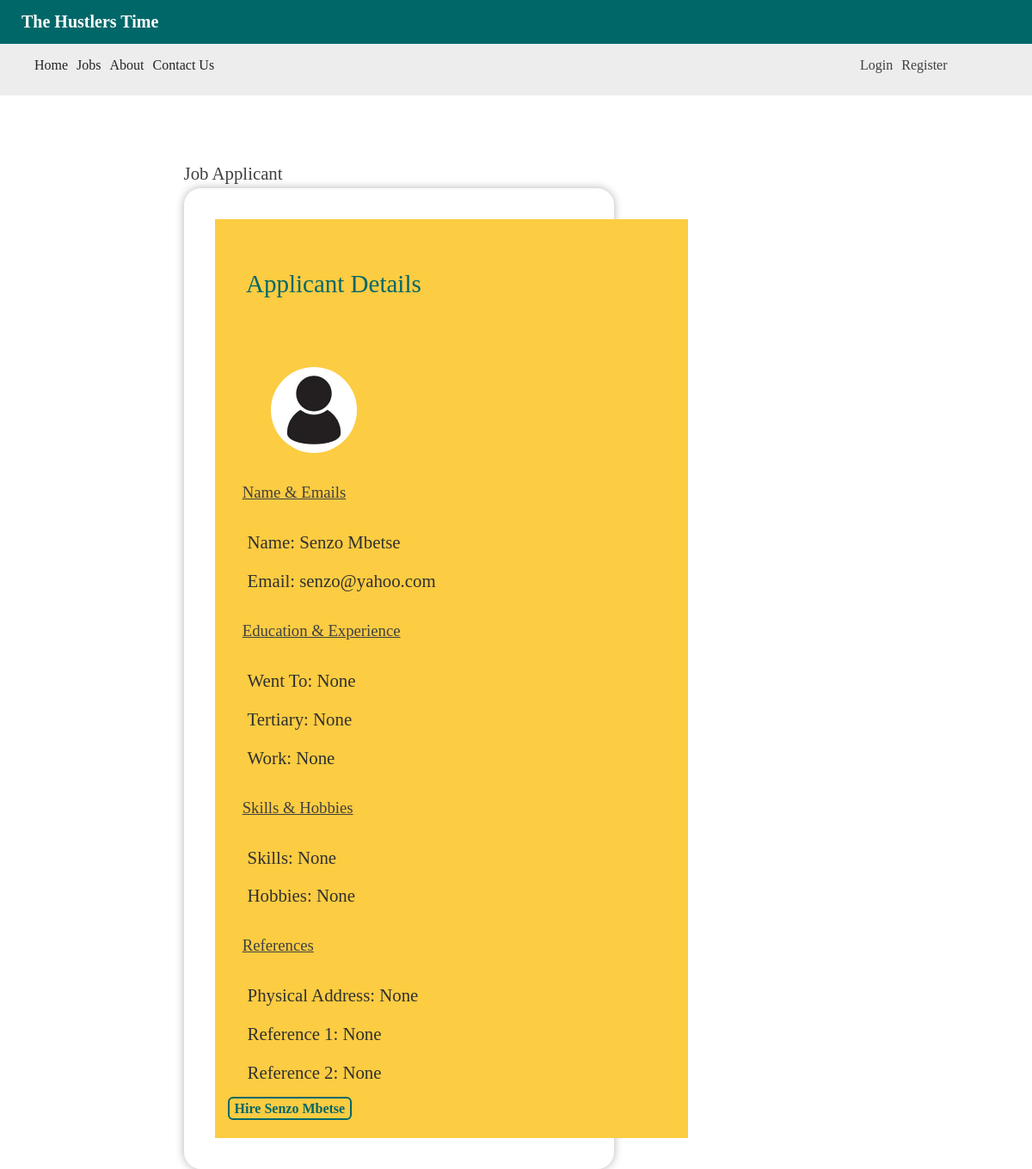
/view_applicant?id=2, run on the app's committed database.
### models.py (models this page shows, shortened)
class user(Base,UserMixin):
    __tablename__ = 'user'
    id = Column(Integer,primary_key=True)
    name = Column(String(20))
    image = Column(String(30), nullable=True)
    email = Column(String(120),unique=True)
    password = Column(String(120), unique=True)
    confirm_password = Column(String(120), unique=True)
    role = Column(String(120))
    __mapper_args__={
        "polymorphic_identity":'user',
        'polymorphic_on':role
    }

class job_user(user):
    __tablename__ = 'job_user'
    id = Column(Integer, ForeignKey('user.id'), primary_key=True)
    school = Column(String(120))
    tertiary = Column(String(30))
    contacts = Column(String(20))
    experience = Column(String(500))
    skills = Column(String(500))
    hobbies = Column(String(120))
    address = Column(String(120))
    reference_1 = Column(String(120))
    reference_2 = Column(String(120))
    jobs_applied_for = relationship("Applications", backref='Applications.job_title', lazy=True)
    __mapper_args__={
            "polymorphic_identity":'job_user'
        }

### app.py (the view)
@app.route("/view_applicant")
def view_applicant():
    if request.method == 'GET':
        id = request.args['id']
        job_usr = db.query(job_user).get(id)
    return render_template("view_applicant.html", job_usr = job_usr)

### templates/view_applicant.html (shortened to what this page needs)
{% extends "base.html" %}
{% block content %}
<div class="flash-messages" class="btns">
</div>
<div class="tags">
 <p class="paras-subtopics">Job Applicant</p>
 <div class="account_container">
    <div class="card">
          <div style="background-color:#fccc42;width:550px;padding-left:15px" class="form-group">
              <h2 style="font-size:29px" class="card-title text-center">Applicant Details</h2>
              <div style="margin-left:50px"   class="img-cont">
                  {% if not job_usr.image == None %}
                        <img class="prf-image" src="static/images/{{job_usr.image}}"/>
                  {% else %}
                        <img class="prf-image" src="static/images/default.jpg"/>
                  {% endif %}
             </div>
             <div class="form-group">
                 <h3><u>Name & Emails </u></h3>
               <p class="view_applicant_p" ><span style="font-wight:bold;" > Name: </span>{{job_usr.name}}</p>
              <p class="view_applicant_p"><span style="font-wight:bold;" > Email: </span>{{job_usr.email}}</p>
            </div>
              <div class="form-group">
                  <h3 style="display:block;width:260px;"> <u>Education & Experience</u></h3>
                  <p class="view_applicant_p" ><span style="font-wight:bold;" >Went To: </span>{{job_usr .school}}</p>
                  <p class="view_applicant_p" ><span style="font-wight:bold;" >Tertiary: </span>{{job_usr .tertiary}}</p>
                  <p class="view_applicant_p" ><span style="font-wight:bold;" >Work: </span>{{job_usr .experience}}</p>
            </div>
              <div class="form-group">
                 <h3><u>Skills & Hobbies </u> </h3>
                  <p class="view_applicant_p" ><span style="font-wight:bold;" >Skills: </span>{{job_usr .skills}}</p>
                  <p class="view_applicant_p" ><span style="font-wight:bold;" >Hobbies: </span>{{job_usr .hobbies}}</p>
            </div>
            <div style="padding-bottom:25px;" class="form-group">
                <h3><u> References </u></h3>
                <p class="view_applicant_p" ><span style="font-wight:bold;" >Physical Address: </span>{{job_usr .address}}</p>
                <p class="view_applicant_p" ><span style="font-wight:bold;" >Reference 1: </span>{{job_usr .reference_1}}</p>
                <p class="view_applicant_p" ><span style="font-wight:bold;" >Reference 2: </span>{{job_usr .reference_2}}</p>
<div style="dispaly:block">
                                 <a class="btns" href="/view_applicant?id={{job_usr.id}}">Hire {{job_usr.name}}</a>
                        </div>
            </div>
          </div>
      </div>
   </div>
 </div>
 </div>
{% endblock %}

### static/css/styles.css (style rules this page uses)
html { box-sizing:border-box }
*,*:before,*:after { box-sizing:inherit }
html { -ms-text-size-adjust:100%;-webkit-text-size-adjust:100% }
p { font-weight:300; color:#303030; }
h1,h2,h3 { color:#303030 ; }
body { margin:0; font-family:Montserrat !important; }
.view_applicant_p { padding-left:23px; }
a { text-decoration:none; color:#404040; }
.btns { //outline:none; background:none; margin: 30px 0; //background-color:#006769; border: 2px solid #006769; color:#006769; font-weight:bold; border-radius:6px; padding:3px 6px; text-decoration:none; }
.flash-messages { height:40px; padding:10px; }
.paras-subtopics { margin: 5px 4%; font-size:18px; color:#404040; }
.tags h1,h2,h3 { margin: 35px 4%; color:#404040; line-height:1x; }
.account_container { width:70%; //min-width:450px; margin-left:4%; }
.form-group { width:80%; white-space:no-nowrap; }
* { font-family:Montserrat; font-weight:400; }
.img-cont { //display:flex; width:100px; height:100px; border-radius:50%; overflow:hidden; content-justify:center; margin:15% 15% auto auto; }
.tags { margin:150px auto 0px auto ; width:70%; //background-color:#eee; }
.prf-image { width:100%; height:100%; //margin:10px 0px auto auto; object-fit:cover; //border-radius:50%; }
h2 { padding-top: 1.5rem; }
.card-title { color:#006769; }
:is(p) { font-size:130% !important; }
.card { //max-width: 300px; min-height: 400px; display: flex; flex-direction: column; justify-content: space-between; max-width: 500px; padding: 35px; border: 1px solid rgba(255, 255, 255, .25); border-radius: 20px; background-color: rgba(255, 255, 255, 0.45); box-shadow: 0 0 10px 1px rgba(0, 0, 0, 0.25); backdrop-filter: blur(15px); }

### data on the page
user: name "Senzo Mbetse", email "senzo@yahoo.com"
job_user: school "None", tertiary "None", experience "None", skills "None", hobbies "None", address "None", reference_1 "None", reference_2 "None"
